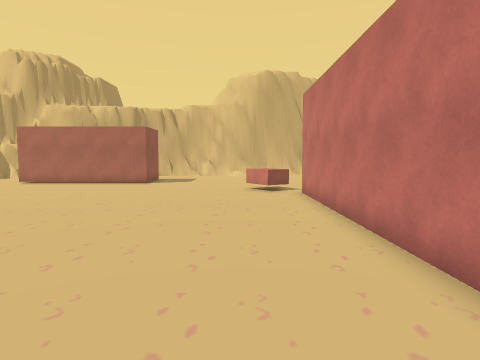
[1] (above)

22 first-person views from a walk through a scene from a Unity 3-D project. The camera is 1.5 m above the floor, tilts 4° down and sees 75° across. The floor is counted in squares, 1 m on a side. Each view is taken from the middle of a square. On the plan, view 1 faces up. The plan holds only what a view shows up to about 15 squares ahead; the rest is blank. The place goes on beyond the plan. The player is left out.

[2]
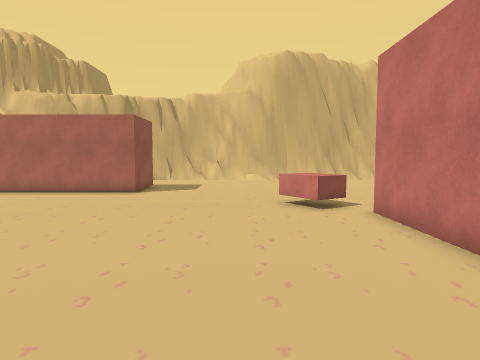

[3]
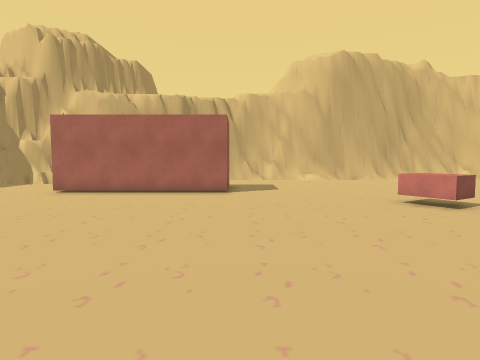

[4]
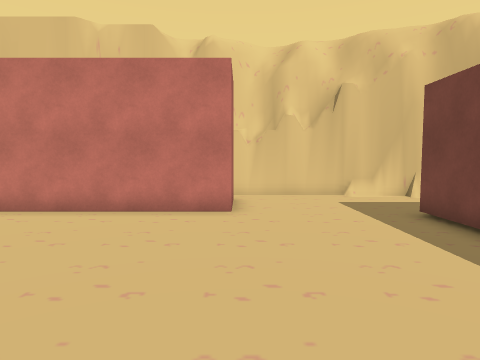

[5]
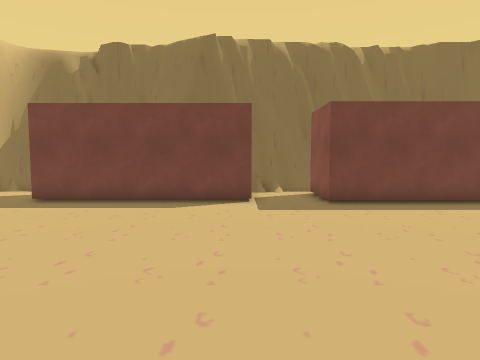

[6]
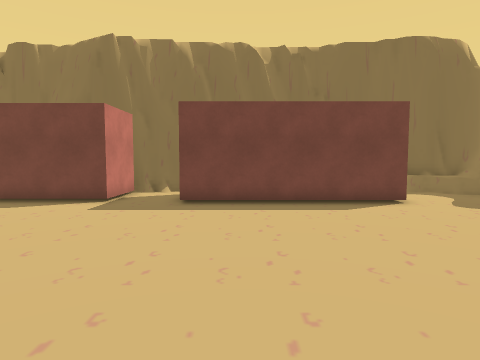

[7]
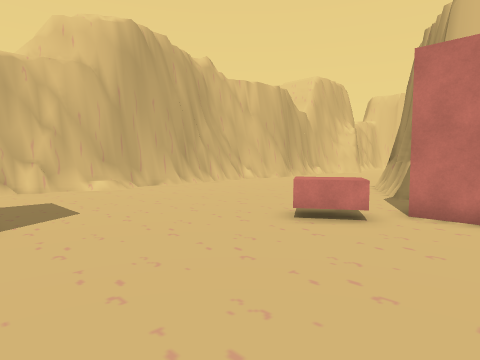

[8]
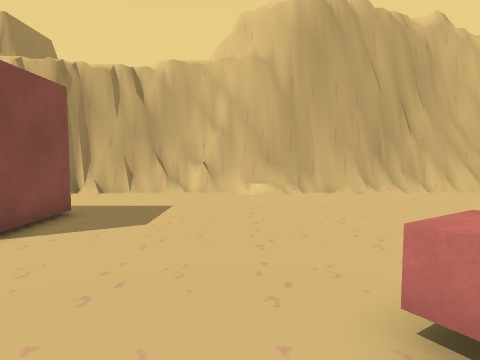

[9]
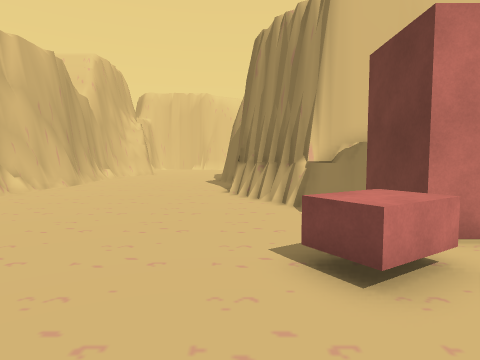

[10]
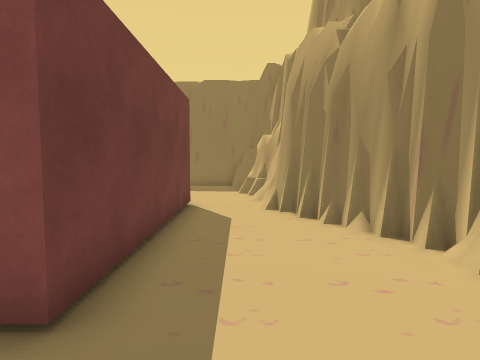

[11]
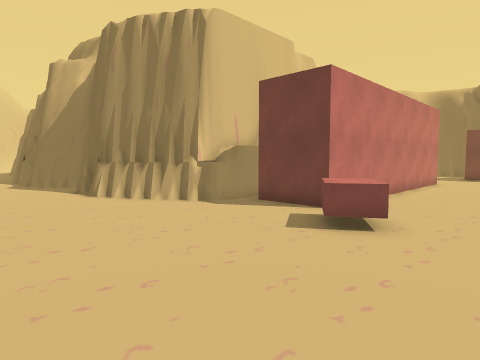

[12]
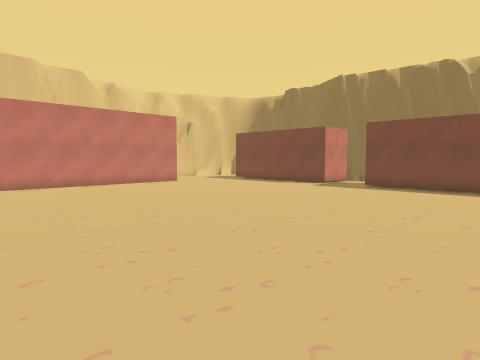

[13]
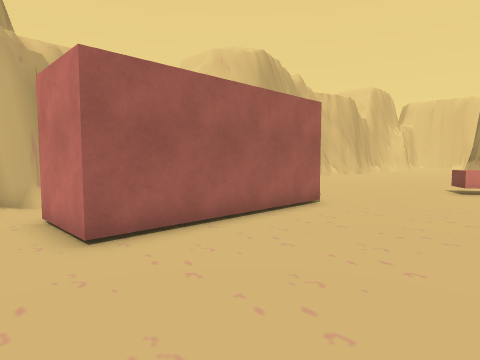

[14]
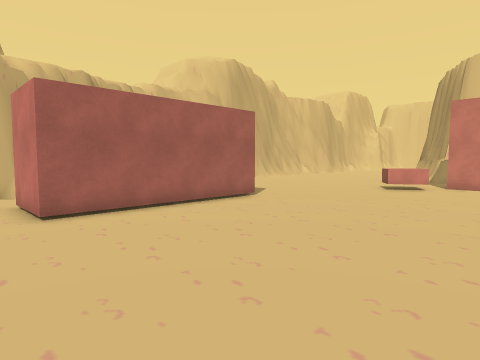

[15]
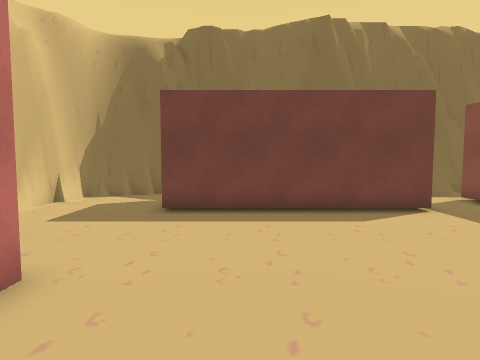

[16]
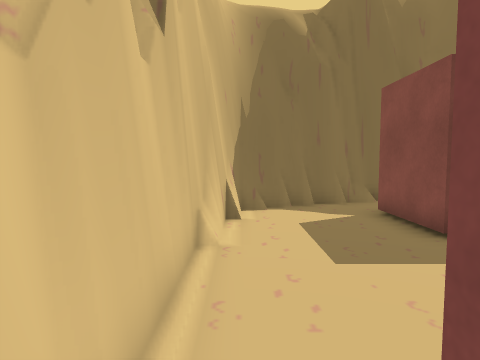

[17]
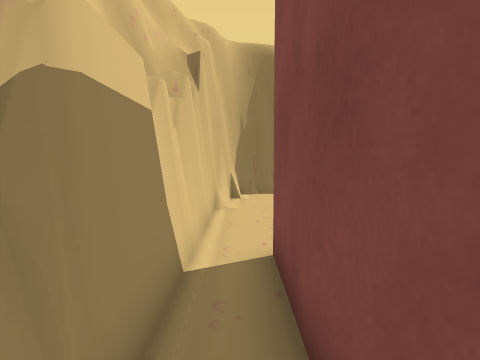

[18]
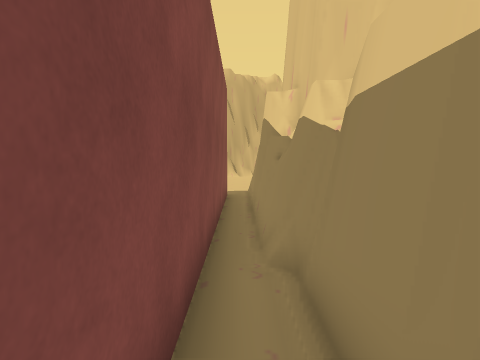

[19]
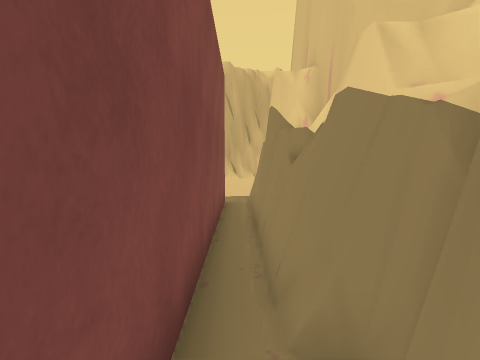

[20]
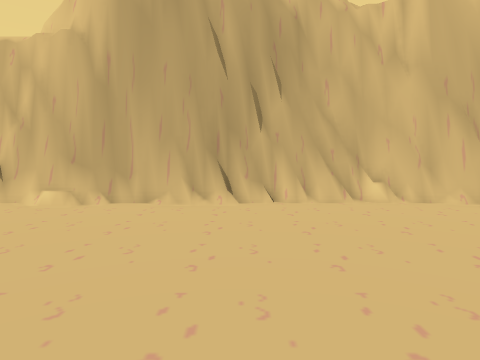

[21]
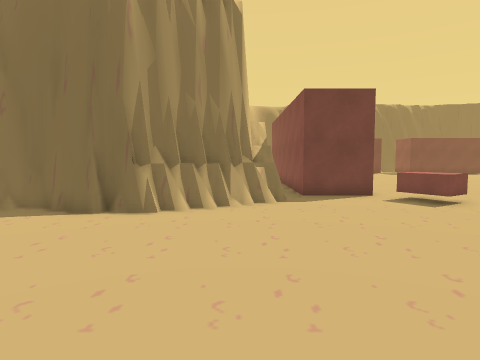

[22]
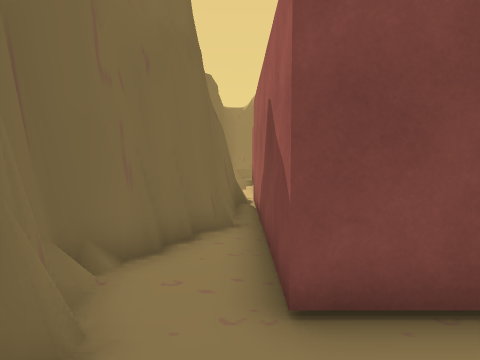

### Floor plan
Key: @ floor where view 1 was taken; # wall or solid block; . floor; = window, fence, low wall or low ledge; B red block.
Columns run from 15 left of view 1 to 12 right of it. Each row starts with its distance up from view 1.
 28                          ##
 27       ######################
 26      ##.=.....#=#..=........
 25    ###......................
 24 ####........................
 23 ............................
 22 ............................
 21 ..########..................
 20 ..########..................
 19 ..########..................
 18 ............................
 17 .........................=##
 16 ................B......####
 15  ..............BBB....=##
 14 ................B.....##
 13 ..................###.#
 12  .................###.#
 11  .................###.#
 10 ..................###.#
  9 ..................###.#
  8  .................###.#
  7  .................###.#
  6  .................###.#
  5  .................###.#
  4  .................###.#
  3  .................###.#
  2  .................###.#
  1 ..................###.#
  0 ...............@......#
 -1 ......................#
 -2 ......................#
 -3 ......................#
 -4 ########..########....#
 -5        #..#   ####....#
 -6        #..#  #####...##
 -7        =###  #.......#
 -8              ##....###
 -9               ######

Where each view was taken, in squares from view 1:
view 1: 0 up, 0 right, facing up
view 2: 5 up, 1 left, facing up
view 3: 5 up, 5 left, facing up
view 4: 1 up, 6 left, facing right
view 5: 7 up, 5 left, facing down
view 6: 7 up, 10 left, facing down
view 7: 11 up, 6 left, facing up-right
view 8: 13 up, 1 left, facing up
view 9: 17 up, 3 left, facing right
view 10: 23 up, 3 left, facing left
view 11: 22 up, 2 left, facing down-right
view 12: 13 up, 15 left, facing down-right
view 13: 13 up, 15 left, facing up-right
view 14: 10 up, 15 left, facing up-right
view 15: 5 up, 0 right, facing down
view 16: 2 up, 6 right, facing down
view 17: 6 up, 6 right, facing down
view 18: 1 up, 6 right, facing up
view 19: 3 up, 6 right, facing up
view 20: 16 up, 6 right, facing up
view 21: 26 up, 8 right, facing down
view 22: 7 down, 5 right, facing left
